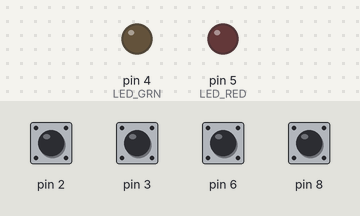
Simulated run of this sketch. Board: Arduino Nano, built with avr-gcc and run on an emulated ATmega328P. Parts: output pins drawn as LEDs (lit = HIGH). Dashed ring = blinking. Inputs (shaded band) come from the test bench; at power-on: pin 2, pin 3, pin 6, pin 8 HIGH. What the sketch prints to the serial monitor is not drawn.

Above: at 1.8 s.
1.9 s: pin 2 pulled LOW for 0.15 s
At 2.14 s:
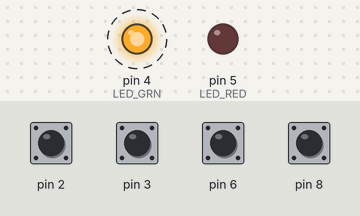
3.8 s: pin 6 pulled LOW for 1 s
At 4.7 s:
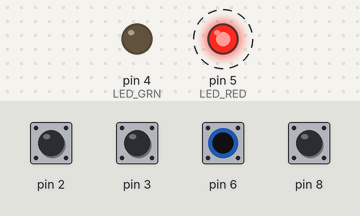
6.8 s: pin 8 pulled LOW for 0.15 s
At 8.8 s:
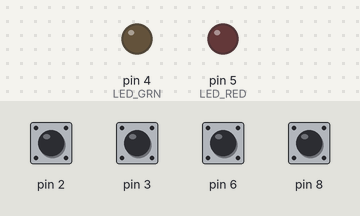
9.8 s: pin 3 pulled LOW for 0.15 s
At 10.04 s:
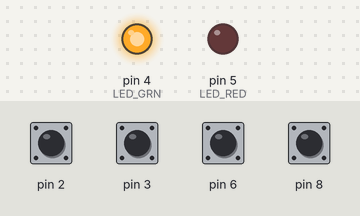
11.4 s: pin 2 pulled LOW for 1 s
At 13.3 s:
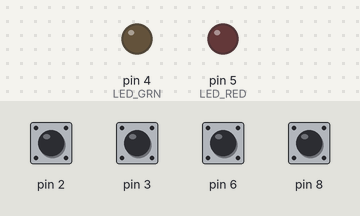
13.9 s: pin 3 pulled LOW for 1 s
At 14.8 s:
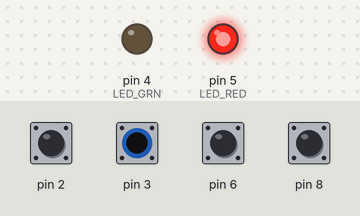
Timing chart, 0 to 16.9 s (numbered marks = the images above; inputs shaded):
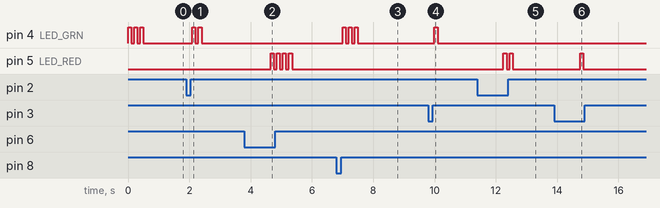

Measured:
- after the input at 1.9 s, pin 4 (LED_GRN): alternates HIGH for 0.10 s and LOW for 0.10 s, 4 changes in all, then stays LOW, starting after 0.20 s
- after the input at 3.8 s, pin 5 (LED_RED): alternates HIGH for 0.10 s and LOW for 0.10 s, 8 changes in all, then stays LOW, starting after 0.85 s
- after the input at 6.8 s, pin 4 (LED_GRN): alternates HIGH for 0.10 s and LOW for 0.10 s, 6 changes in all, then stays LOW, starting after 0.20 s
- after the input at 9.8 s, pin 4 (LED_GRN): LOW → HIGH after 0.20 s, → LOW 0.10 s later
- after the input at 11.4 s, pin 5 (LED_RED): alternates HIGH for 0.10 s and LOW for 0.10 s, 4 changes in all, then stays LOW, starting after 0.85 s
- after the input at 13.9 s, pin 5 (LED_RED): LOW → HIGH after 0.85 s, → LOW 0.10 s later

The sketch:

midi_muppet_max_terraform.ino
```cpp
// (licence header left out)
#include <OneButton.h>

// GPIO pins used
#define BTN_ONE   2
#define BTN_TWO   3
#define BTN_THREE 6
#define BTN_FOUR  8
#define LED_GRN   4
#define LED_RED   5

// on/off delay when we flash a LED
#define LED_FLASH_DELAY 100
// time the buttons wait before reporting a click (ms)
#define CLICK_MS        50

/* ------------------------------------------------- */
/* ---       User configuration                   ---*/
/* ------------------------------------------------- */

// MIDI channel the pedal sends on, 0-15 (0 = MIDI channel 1)
#define MIDI_CHANNEL 0

// Program Change number sent for each button: {short press, long press}
// PC 0 = preset/memory 1 on the pedal.
const uint8_t PROGRAMS[4][2] = {
  {1, 5},  // button ONE   -> preset 2 / preset 6
  {0, 4},  // button TWO   -> preset 1 / preset 5
  {3, 7},  // button THREE -> preset 4 / preset 8
  {2, 6},  // button FOUR  -> preset 3 / preset 7
};

/* ------------------------------------------------- */
/* ---       No changes needed below this point   ---*/
/* ------------------------------------------------- */

OneButton buttons[4] = {
  OneButton(BTN_ONE, true),
  OneButton(BTN_TWO, true),
  OneButton(BTN_THREE, true),
  OneButton(BTN_FOUR, true),
};

void setup() {

  // LEDs
  pinMode(LED_RED, OUTPUT);
  pinMode(LED_GRN, OUTPUT);

  // Buttons: the button index is passed to the callbacks
  for (uint8_t i = 0; i < 4; i++) {
    buttons[i].setClickMs(CLICK_MS);
    buttons[i].attachClick(onClick, (void *)(uintptr_t)i);
    buttons[i].attachLongPressStart(onLongPressStart, (void *)(uintptr_t)i);
  }

  // Set MIDI baud rate
  Serial.begin(31250);

  // Show that we are alive
  flashLED(3, LED_GRN, LED_FLASH_DELAY);
}

void loop() {
  for (uint8_t i = 0; i < 4; i++)
    buttons[i].tick();
}

/* ------------------------------------------------- */
/* ---       OneButton callback routines          ---*/
/* ------------------------------------------------- */

void onClick(void *param) {
  uint8_t program = PROGRAMS[(uintptr_t)param][0];
  midiProgChange(program);
  flashLED(program % 4 + 1, LED_GRN, LED_FLASH_DELAY);
}

void onLongPressStart(void *param) {
  uint8_t program = PROGRAMS[(uintptr_t)param][1];
  midiProgChange(program);
  flashLED(program % 4 + 1, LED_RED, LED_FLASH_DELAY);
}

/* ------------------------------------------------- */
/* ---       MIDI                                 ---*/
/* ------------------------------------------------- */

// Send a Program Change message
void midiProgChange(uint8_t p) {
  Serial.write(0xc0 | MIDI_CHANNEL);  // PC message
  Serial.write(p & 0x7f);             // program
}

// Send a Control Change message (not used yet, handy for CC actions)
void midiCtrlChange(uint8_t c, uint8_t v) {
  Serial.write(0xb0 | MIDI_CHANNEL);  // CC message
  Serial.write(c & 0x7f);             // controller
  Serial.write(v & 0x7f);             // value
}

/* ------------------------------------------------- */
/* ---       LEDs                                 ---*/
/* ------------------------------------------------- */

void flashLED(uint8_t i, uint8_t led, uint16_t del) {
  uint8_t last_state = digitalRead(led);

  for (uint8_t j = 0; j < i; j++) {
    digitalWrite(led, HIGH);
    delay(del);
    digitalWrite(led, LOW);
    delay(del);
  }
  digitalWrite(led, last_state);
}
```
